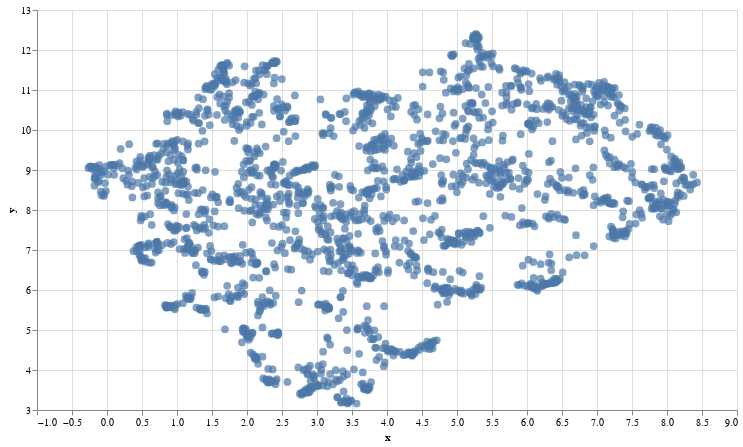

This figure's notebook cell:
### Code cell
#@title Plot the archive {display-mode: "form"}

# UMAP reduces the dimensions from 1024 to 2 dimensions that we can plot
reducer = umap.UMAP(n_neighbors=20)
umap_embeds = reducer.fit_transform(embeds)
# Prepare the data to plot and interactive visualization
# using Altair
df_explore = pd.DataFrame(data={'text': df[0]})
df_explore['x'] = umap_embeds[:,0]
df_explore['y'] = umap_embeds[:,1]

# Plot
chart = alt.Chart(df_explore).mark_circle(size=60).encode(
    x=#'x',
    alt.X('x',
        scale=alt.Scale(zero=False)
    ),
    y=
    alt.Y('y',
        scale=alt.Scale(zero=False)
    ),
    tooltip=['text']
).properties(
    width=700,
    height=400
)
chart.interactive()

### Figure 1 — Vega-Lite specification as saved in the notebook (floating-point values rounded to 4 significant figures; data arrays with more than 128 entries replaced by an {"elided": "..."} marker saying what was removed)
{"config": {"view": {"continuousWidth": 400, "continuousHeight": 300}}, "data": {"name": "data-eadee19c637feaf4a29b83f82bf1db78"}, "mark": {"type": "circle", "size": 60}, "encoding": {"tooltip": [{"field": "text", "type": "nominal"}], "x": {"field": "x", "scale": {"zero": false}, "type": "quantitative"}, "y": {"field": "y", "scale": {"zero": false}, "type": "quantitative"}}, "height": 400, "selection": {"selector001": {"type": "interval", "bind": "scales", "encodings": ["x", "y"]}}, "width": 700, "$schema": "https://vega.github.io/schema/vega-lite/v4.17.0.json", "datasets": {"data-eadee19c637feaf4a29b83f82bf1db78": {"elided": "2078 records"}}}
